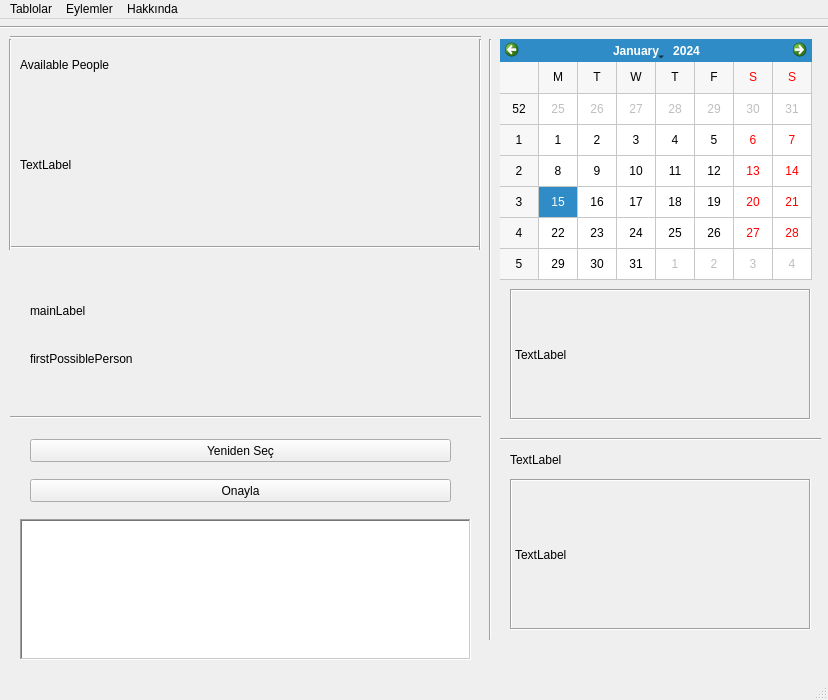
<?xml version="1.0" encoding="UTF-8"?>
<ui version="4.0">
 <class>MainWindow</class>
 <widget class="QMainWindow" name="MainWindow">
  <property name="windowModality">
   <enum>Qt::ApplicationModal</enum>
  </property>
  <property name="geometry">
   <rect>
    <x>0</x>
    <y>0</y>
    <width>828</width>
    <height>700</height>
   </rect>
  </property>
  <property name="sizePolicy">
   <sizepolicy hsizetype="Fixed" vsizetype="Fixed">
    <horstretch>0</horstretch>
    <verstretch>0</verstretch>
   </sizepolicy>
  </property>
  <property name="minimumSize">
   <size>
    <width>828</width>
    <height>700</height>
   </size>
  </property>
  <property name="maximumSize">
   <size>
    <width>828</width>
    <height>700</height>
   </size>
  </property>
  <property name="windowTitle">
   <string>MainWindow</string>
  </property>
  <widget class="QWidget" name="centralwidget">
   <widget class="QCalendarWidget" name="calendarWidget">
    <property name="geometry">
     <rect>
      <x>500</x>
      <y>20</y>
      <width>312</width>
      <height>241</height>
     </rect>
    </property>
    <property name="contextMenuPolicy">
     <enum>Qt::NoContextMenu</enum>
    </property>
    <property name="gridVisible">
     <bool>true</bool>
    </property>
    <property name="selectionMode">
     <enum>QCalendarWidget::NoSelection</enum>
    </property>
    <property name="horizontalHeaderFormat">
     <enum>QCalendarWidget::SingleLetterDayNames</enum>
    </property>
    <property name="verticalHeaderFormat">
     <enum>QCalendarWidget::ISOWeekNumbers</enum>
    </property>
    <property name="navigationBarVisible">
     <bool>true</bool>
    </property>
    <property name="dateEditEnabled">
     <bool>false</bool>
    </property>
    <property name="dateEditAcceptDelay">
     <number>1500</number>
    </property>
   </widget>
   <widget class="QWidget" name="verticalLayoutWidget">
    <property name="geometry">
     <rect>
      <x>10</x>
      <y>250</y>
      <width>461</width>
      <height>131</height>
     </rect>
    </property>
    <layout class="QVBoxLayout" name="verticalLayout">
     <property name="spacing">
      <number>4</number>
     </property>
     <property name="sizeConstraint">
      <enum>QLayout::SetDefaultConstraint</enum>
     </property>
     <property name="leftMargin">
      <number>20</number>
     </property>
     <property name="topMargin">
      <number>20</number>
     </property>
     <property name="rightMargin">
      <number>20</number>
     </property>
     <property name="bottomMargin">
      <number>20</number>
     </property>
     <item>
      <widget class="QLabel" name="mainLabel">
       <property name="frameShape">
        <enum>QFrame::NoFrame</enum>
       </property>
       <property name="text">
        <string>mainLabel</string>
       </property>
      </widget>
     </item>
     <item>
      <widget class="QLabel" name="possibleCandidates">
       <property name="enabled">
        <bool>true</bool>
       </property>
       <property name="frameShape">
        <enum>QFrame::NoFrame</enum>
       </property>
       <property name="text">
        <string>firstPossiblePerson</string>
       </property>
      </widget>
     </item>
    </layout>
   </widget>
   <widget class="QLabel" name="availablePeopleLabel">
    <property name="geometry">
     <rect>
      <x>20</x>
      <y>20</y>
      <width>451</width>
      <height>51</height>
     </rect>
    </property>
    <property name="frameShape">
     <enum>QFrame::NoFrame</enum>
    </property>
    <property name="frameShadow">
     <enum>QFrame::Sunken</enum>
    </property>
    <property name="text">
     <string>Available People</string>
    </property>
   </widget>
   <widget class="QLabel" name="availablePeopleList">
    <property name="geometry">
     <rect>
      <x>20</x>
      <y>80</y>
      <width>441</width>
      <height>131</height>
     </rect>
    </property>
    <property name="frameShape">
     <enum>QFrame::NoFrame</enum>
    </property>
    <property name="frameShadow">
     <enum>QFrame::Sunken</enum>
    </property>
    <property name="text">
     <string>TextLabel</string>
    </property>
   </widget>
   <widget class="QLabel" name="statisticsText">
    <property name="geometry">
     <rect>
      <x>510</x>
      <y>460</y>
      <width>301</width>
      <height>151</height>
     </rect>
    </property>
    <property name="frameShape">
     <enum>QFrame::Box</enum>
    </property>
    <property name="frameShadow">
     <enum>QFrame::Sunken</enum>
    </property>
    <property name="text">
     <string>TextLabel</string>
    </property>
   </widget>
   <widget class="QPushButton" name="shuffleSelection">
    <property name="geometry">
     <rect>
      <x>30</x>
      <y>420</y>
      <width>421</width>
      <height>23</height>
     </rect>
    </property>
    <property name="cursor">
     <cursorShape>PointingHandCursor</cursorShape>
    </property>
    <property name="text">
     <string>Yeniden Seç</string>
    </property>
   </widget>
   <widget class="QPushButton" name="confirmSelection">
    <property name="geometry">
     <rect>
      <x>30</x>
      <y>460</y>
      <width>421</width>
      <height>23</height>
     </rect>
    </property>
    <property name="cursor">
     <cursorShape>PointingHandCursor</cursorShape>
    </property>
    <property name="text">
     <string>Onayla</string>
    </property>
   </widget>
   <widget class="Line" name="line">
    <property name="geometry">
     <rect>
      <x>480</x>
      <y>20</y>
      <width>20</width>
      <height>601</height>
     </rect>
    </property>
    <property name="orientation">
     <enum>Qt::Vertical</enum>
    </property>
   </widget>
   <widget class="Line" name="line_2">
    <property name="geometry">
     <rect>
      <x>10</x>
      <y>390</y>
      <width>471</width>
      <height>16</height>
     </rect>
    </property>
    <property name="orientation">
     <enum>Qt::Horizontal</enum>
    </property>
   </widget>
   <widget class="Line" name="line_4">
    <property name="geometry">
     <rect>
      <x>0</x>
      <y>0</y>
      <width>831</width>
      <height>16</height>
     </rect>
    </property>
    <property name="orientation">
     <enum>Qt::Horizontal</enum>
    </property>
   </widget>
   <widget class="Line" name="line_3">
    <property name="geometry">
     <rect>
      <x>10</x>
      <y>220</y>
      <width>471</width>
      <height>16</height>
     </rect>
    </property>
    <property name="orientation">
     <enum>Qt::Horizontal</enum>
    </property>
   </widget>
   <widget class="Line" name="line_5">
    <property name="geometry">
     <rect>
      <x>470</x>
      <y>20</y>
      <width>20</width>
      <height>211</height>
     </rect>
    </property>
    <property name="orientation">
     <enum>Qt::Vertical</enum>
    </property>
   </widget>
   <widget class="Line" name="line_6">
    <property name="geometry">
     <rect>
      <x>10</x>
      <y>10</y>
      <width>471</width>
      <height>16</height>
     </rect>
    </property>
    <property name="orientation">
     <enum>Qt::Horizontal</enum>
    </property>
   </widget>
   <widget class="Line" name="line_7">
    <property name="geometry">
     <rect>
      <x>0</x>
      <y>20</y>
      <width>20</width>
      <height>211</height>
     </rect>
    </property>
    <property name="orientation">
     <enum>Qt::Vertical</enum>
    </property>
   </widget>
   <widget class="QLabel" name="statisticsLabel">
    <property name="geometry">
     <rect>
      <x>510</x>
      <y>430</y>
      <width>301</width>
      <height>21</height>
     </rect>
    </property>
    <property name="text">
     <string>TextLabel</string>
    </property>
   </widget>
   <widget class="QLabel" name="timeleft">
    <property name="geometry">
     <rect>
      <x>510</x>
      <y>270</y>
      <width>301</width>
      <height>131</height>
     </rect>
    </property>
    <property name="frameShape">
     <enum>QFrame::Box</enum>
    </property>
    <property name="frameShadow">
     <enum>QFrame::Sunken</enum>
    </property>
    <property name="text">
     <string>TextLabel</string>
    </property>
    <property name="wordWrap">
     <bool>true</bool>
    </property>
   </widget>
   <widget class="Line" name="line_8">
    <property name="geometry">
     <rect>
      <x>500</x>
      <y>410</y>
      <width>321</width>
      <height>20</height>
     </rect>
    </property>
    <property name="orientation">
     <enum>Qt::Horizontal</enum>
    </property>
   </widget>
   <widget class="QTextEdit" name="actionLog">
    <property name="geometry">
     <rect>
      <x>20</x>
      <y>500</y>
      <width>451</width>
      <height>141</height>
     </rect>
    </property>
    <property name="frameShape">
     <enum>QFrame::WinPanel</enum>
    </property>
   </widget>
  </widget>
  <widget class="QMenuBar" name="menubar">
   <property name="geometry">
    <rect>
     <x>0</x>
     <y>0</y>
     <width>828</width>
     <height>21</height>
    </rect>
   </property>
   <widget class="QMenu" name="menuData">
    <property name="title">
     <string>Tablolar</string>
    </property>
    <addaction name="actionEmployeeData"/>
    <addaction name="actionDuty_Chart"/>
    <addaction name="actionOfftime_Chart"/>
    <addaction name="separator"/>
    <addaction name="actionSettings"/>
    <addaction name="actionExit"/>
   </widget>
   <widget class="QMenu" name="menuActions">
    <property name="title">
     <string>Eylemler</string>
    </property>
    <widget class="QMenu" name="menuReports">
     <property name="title">
      <string>Raporlar</string>
     </property>
     <addaction name="actionYearly_Report"/>
     <addaction name="actionMonthly_Report"/>
     <addaction name="actionCustom_Report"/>
    </widget>
    <addaction name="actionAdd_Offtime"/>
    <addaction name="actionAdd_Absentees"/>
    <addaction name="menuReports"/>
   </widget>
   <widget class="QMenu" name="menuAbout">
    <property name="title">
     <string>Hakkında</string>
    </property>
    <addaction name="actionAbout_the_program"/>
    <addaction name="actionLicense"/>
    <addaction name="actionYard_m"/>
   </widget>
   <addaction name="menuData"/>
   <addaction name="menuActions"/>
   <addaction name="menuAbout"/>
  </widget>
  <widget class="QStatusBar" name="statusbar"/>
  <action name="actionEmployeeData">
   <property name="checkable">
    <bool>false</bool>
   </property>
   <property name="text">
    <string>Çalışan Bilgileri</string>
   </property>
  </action>
  <action name="actionDuty_Chart">
   <property name="text">
    <string>Nöbet Bilgileri</string>
   </property>
  </action>
  <action name="actionOfftime_Chart">
   <property name="text">
    <string>İzin Bilgileri</string>
   </property>
  </action>
  <action name="actionAdd_Offtime">
   <property name="text">
    <string>İzin Ekle</string>
   </property>
  </action>
  <action name="actionAdd_Absentees">
   <property name="text">
    <string>Nöbete Gelemeyecekleri Ayarla</string>
   </property>
  </action>
  <action name="actionSettings">
   <property name="text">
    <string>Ayarlar</string>
   </property>
  </action>
  <action name="actionExit">
   <property name="text">
    <string>Çıkış</string>
   </property>
  </action>
  <action name="actionAbout_the_program">
   <property name="text">
    <string>Program Hakkında</string>
   </property>
  </action>
  <action name="actionLicense">
   <property name="text">
    <string>Lisans</string>
   </property>
  </action>
  <action name="actionYearly_Report">
   <property name="text">
    <string>Yıllık Rapor</string>
   </property>
  </action>
  <action name="actionMonthly_Report">
   <property name="text">
    <string>Aylık Rapor</string>
   </property>
  </action>
  <action name="actionCustom_Report">
   <property name="text">
    <string>Özelleştirilmiş Rapor</string>
   </property>
  </action>
  <action name="actionYard_m">
   <property name="text">
    <string>Yardım</string>
   </property>
  </action>
 </widget>
 <resources/>
 <connections/>
</ui>
